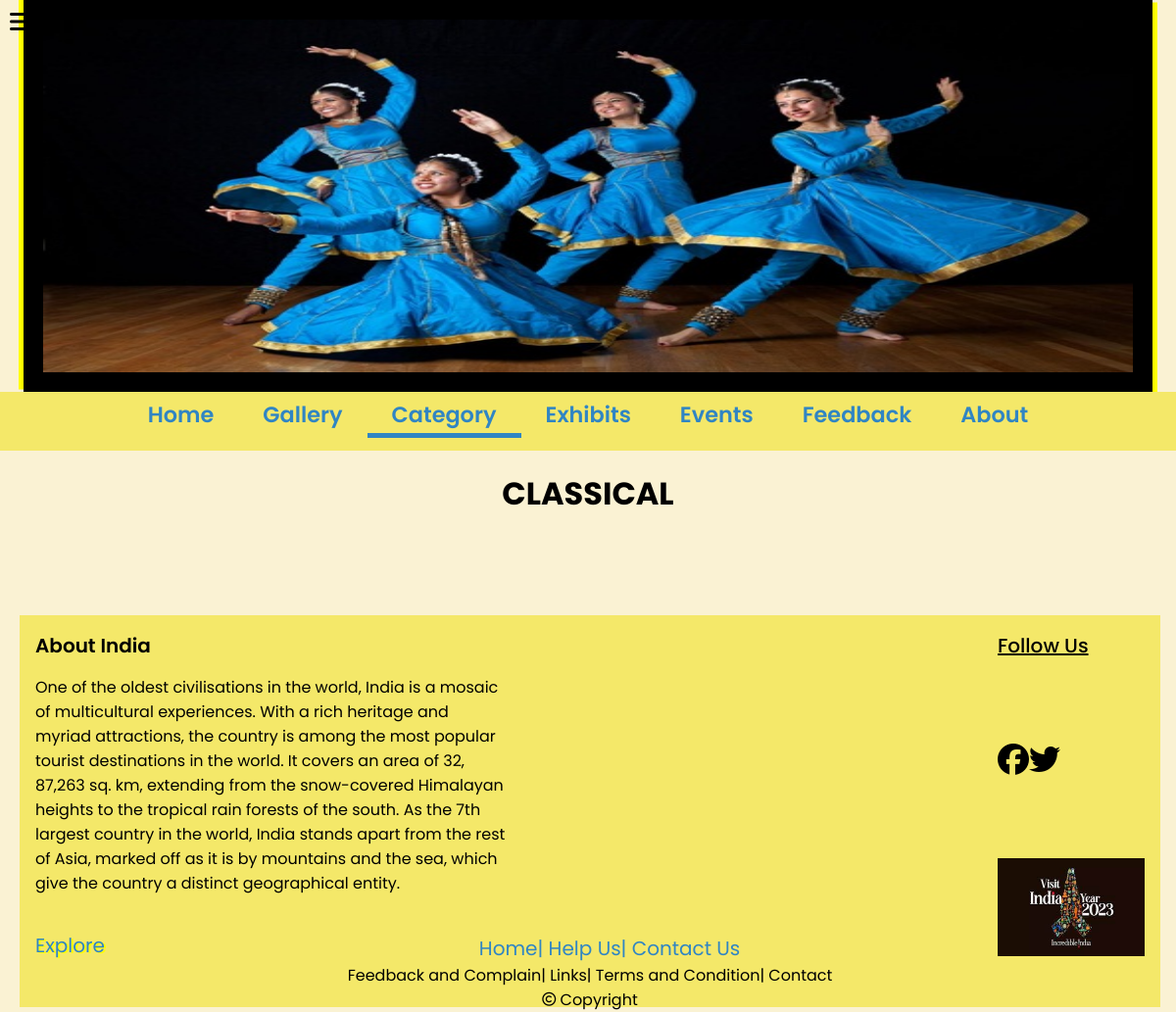
Before: /classical.php with the older database file.
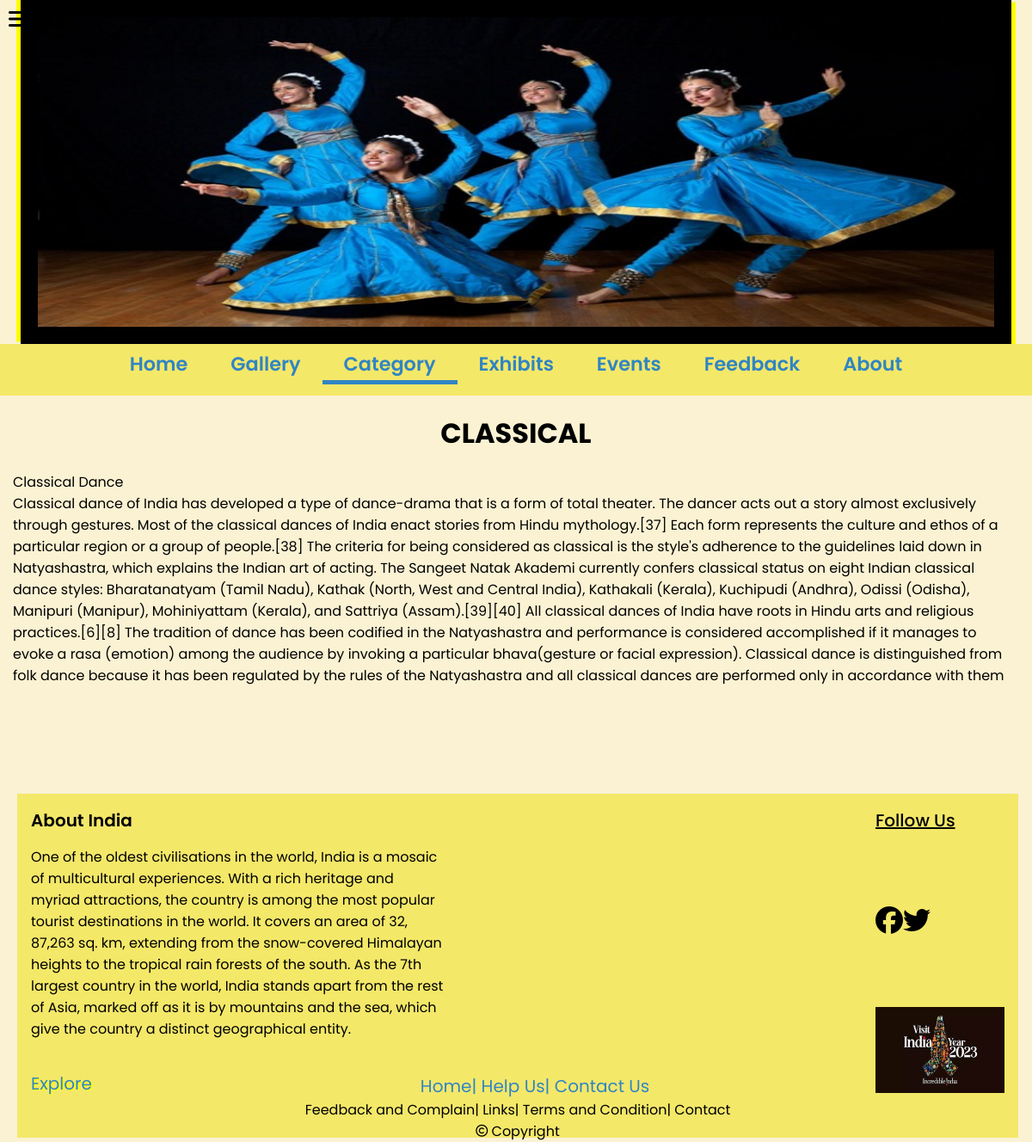
After: the same page with the newer database file.
### tables this page shows
CREATE TABLE `dance` (
  `Sno` int(5) NOT NULL,
  `Name` varchar(100) NOT NULL,
  `description` varchar(5000) NOT NULL
);

### classical.php (the view, shortened to what this page needs)
<!DOCTYPE html>
<html lang="en">
    <head>
        <link rel="stylesheet" href="https://cdnjs.cloudflare.com/ajax/libs/font-awesome/6.4.2/css/all.min.css"
 />
        <link rel="stylesheet" href="style.css">
    </head>
    <body>
        <?php
            include "db_connection.php";
            $conn = mysqli_connect($servername, $username, $password, $dbname);
        ?>
        <div class="icon_option"><i class="fa-solid fa-bars fa-xl"></i></div>
        <div class="sidebar">
            <div class="main">
                <div class="banner">
                    <img src="imgs\kathak-dance-indian-classical-dance-forms.jpg" alt="Image">
                </div>
            <div class="navbar" id="navbar">
                <ul>
                    <li><a href="index.php">Home</a></li>
                    <li><a href="gallery.php">Gallery</a></li>
                    <li class="active"><a href="category.php">Category</a></li>
                    <li><a href="exhibits.php">Exhibits</a></li>
                    <li><a href="events.php">Events</a></li>
                    <li><a href="feedback.php">Feedback</a></li>
                    <li><a href="about.php">About</a></li>
                </ul>
            </div>
            <div class="topic">
            <h1> CLASSICAL </h1>
            <p>
            <?php
                        $sql_result = "SELECT name, description FROM dance WHERE Sno = 5";
                        $result = mysqli_query($conn, $sql_result);
                        if(mysqli_num_rows($result) > 0)
                        {
                            while($row = mysqli_fetch_assoc($result))
                            {
                                echo $row["name"]."<br>";
                                echo $row["description"]."<br><br>";
                            }
                        }
                    ?>
            </p>
        </div>
        </div>
            <div class="footer">
            <div class="footer_up">
                <div class="f-u-l">
                    <div class="india">
                        <div class="about_india">About India</div>
                        <div class="para">
                        One of the oldest civilisations in the world, India is a mosaic of multicultural experiences. With a rich heritage and myriad attractions, the country is among the most popular tourist destinations in the world. It covers an area of 32, 87,263 sq. km, extending from the snow-covered Himalayan heights to the tropical rain forests of the south. As the 7th largest country in the world, India stands apart from the rest of Asia, marked off as it is by mountains and the sea, which give the country a distinct geographical entity.
                        </div>
                        <div class="explore"><a href="index.php">Explore</a></div>
                    </div>
                </div>
                <div class="f-u-r">
                    <div class="F-options">
                        <a href="index.php"><div class="home">Home</div></a>
                        <a href="feedback.php"><div class="help-us">| Help Us</div></a>
                        <a href="about.php"><div class="contact-us">| Contact Us</div></a>
                    </div>
                    <div class="follow_us">
                        <div class="h">Follow Us</div>
                        <div class="icons"><i class="fa-brands fa-facebook fa-2xl"></i><i class="fa-brands fa-twitter fa-2xl"></i></div>
                        <div class="logo"><img src="imgs\logo.jpg" alt="logo"></div>
                    </div>
                </div>
            </div>
            <div class="footer_down">
                <div class="up">
                    <div class="feedback">Feedback and Complain</div>
                    <div class="links">| Links</div>
                    <div class="t-c">| Terms and Condition</div>
                    <div class="contact">| Contact</div>
                </div>
                <div class="copyright">
                    <i class="fa-regular fa-copyright fa-sm"></i> Copyright
                </div>
            </div>
        </div>
    </body>
</html>

Changed rows visible on the page:
added dance: Name "Classical Dance", description "Classical dance of India has developed a type of dance-drama that is a form of total theater. The dancer acts out a story almost exclusively through gestures. Most of the classical dances of India enact stories from Hindu mythology.[37] Each form represents the culture and ethos of a particular region or a group of people.[38] The criteria for being considered as classical is the style's adherence to the guidelines laid down in Natyashastra, which explains the Indian art of acting. The Sangeet Natak Akademi currently confers classical status on eight Indian classical dance styles: Bharatanatyam (Tamil Nadu), Kathak (North, West and Central India), Kathakali (Kerala), Kuchipudi (Andhra),…"
